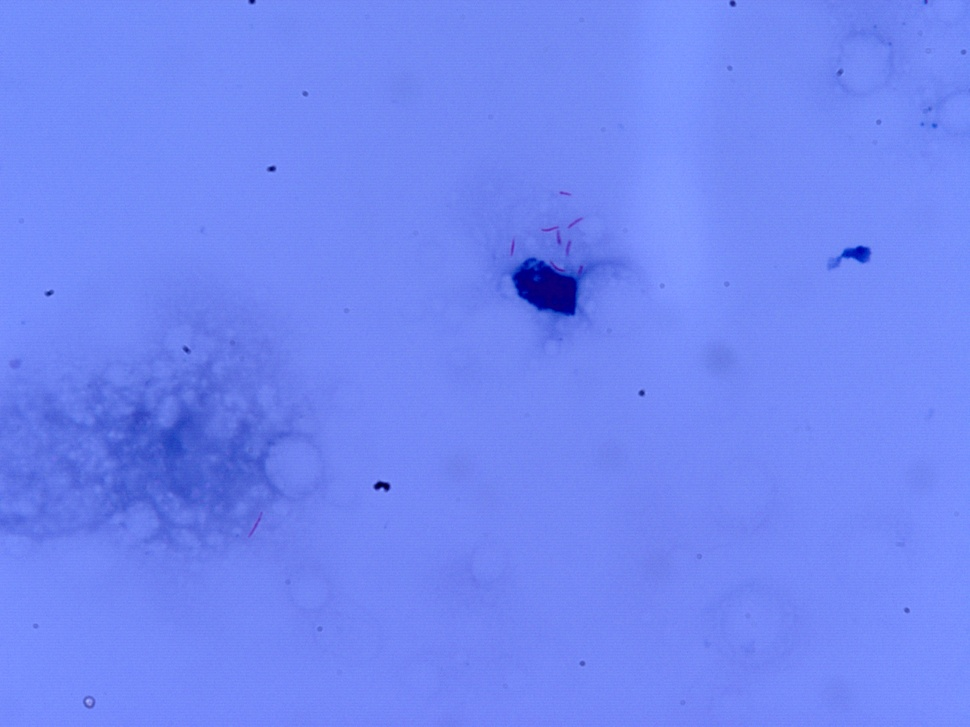
#> input picture ml/test.jpg, 970 x 727 px, shrunk from 2560 x 1920 before the run
$ python -i count.py   (imports and definitions only)
#> lines starting #> are read from the running program, lines starting #| are printed output that depends on the picture; after the words box and inside, x2 and y2 are one past the last pixel; in counts of white or black regions, pixels touching at a corner belong together
import matplotlib.pyplot as plt
import cv2
import numpy


kernel = numpy.array([[0, -1, 0],
                   [-1, 5,-1],
                   [0, -1, 0]])

def count(path):
#> called with path = 'test.jpg'
    frame = cv2.imread(path)
#> frame is the input picture: shape (727, 970, 3); mean B, G, R 244.8, 134.3, 112.2
    image_sharp = cv2.filter2D(src=frame, ddepth=-1, kernel=kernel)
    gray = cv2.cvtColor(image_sharp, cv2.COLOR_BGR2GRAY)
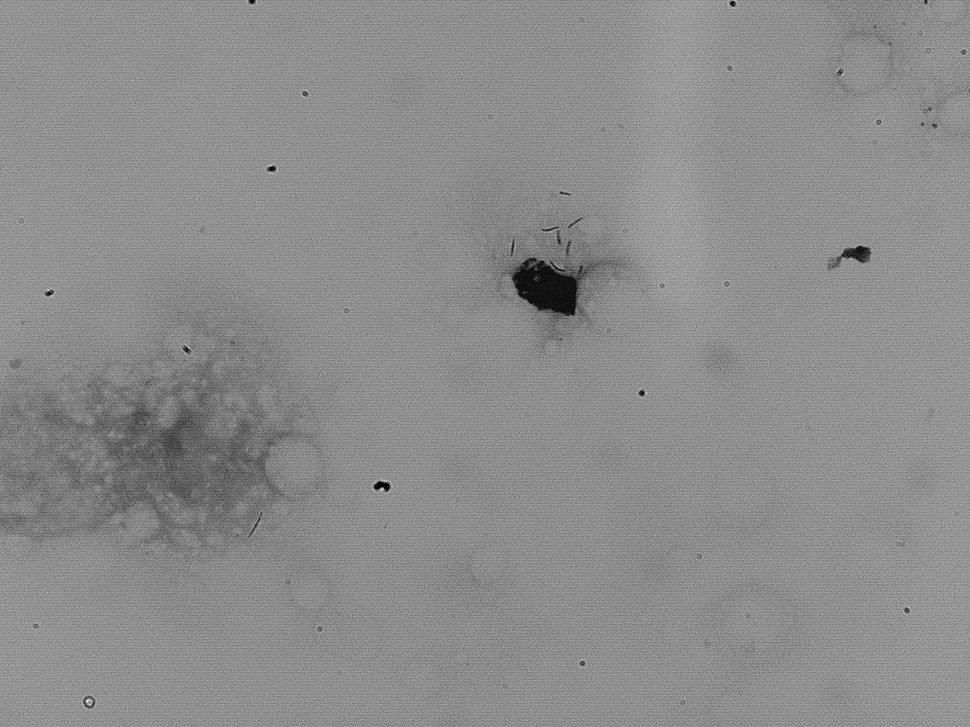
#> gray: shape (727, 970); min 0, max 237, mean 140.2
    canny = cv2.Canny(gray,threshold1=100, threshold2=200)
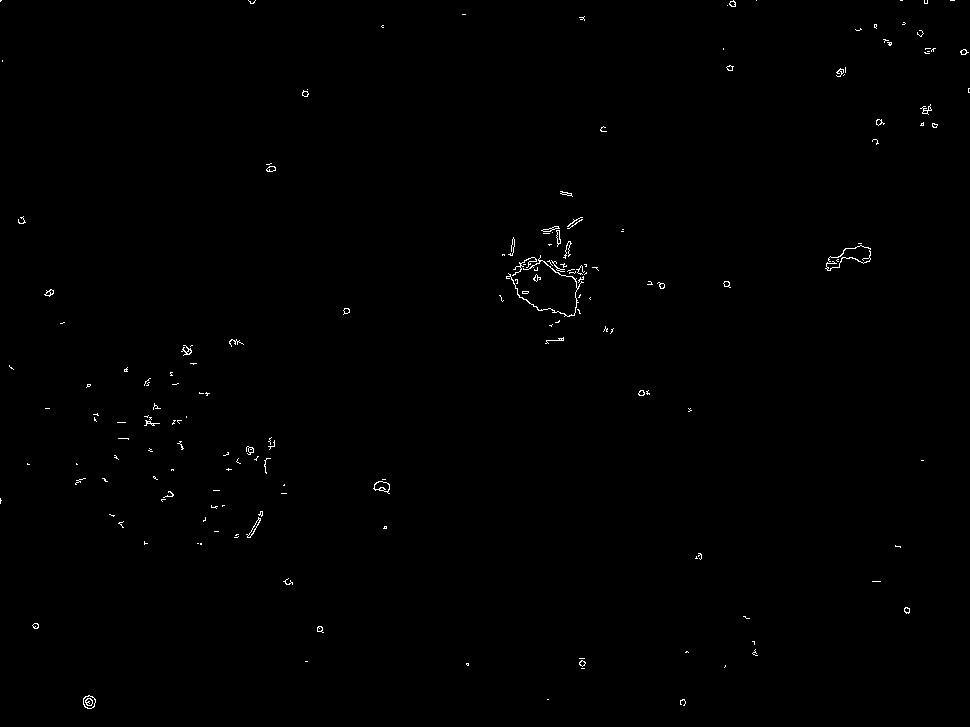
#> canny: shape (727, 970); 0.38% white in thin lines or dots
    dilated = cv2.dilate(canny, (1,1), iterations = 1)
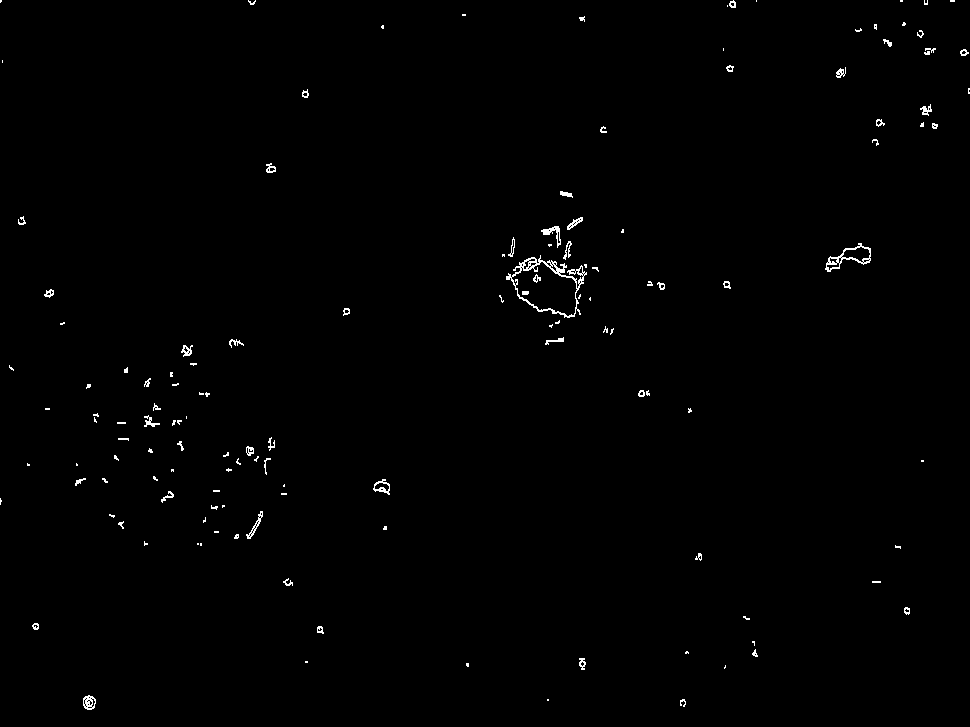
#> dilated: shape (727, 970); 0.63% white in thin lines or dots
    (cnt, heirarchy) = cv2.findContours(dilated.copy(), cv2.RETR_EXTERNAL, cv2.CHAIN_APPROX_NONE)
#> cnt = 136 contours, 98 with area under 20; largest, box (x1, y1, x2, y2) and area: (506, 255, 587, 318) 2791, (825, 243, 871, 272) 541, (373, 479, 390, 495) 145, (83, 695, 96, 710) 136, (541, 226, 561, 248) 110
    rgb = cv2.cvtColor(dilated, cv2.COLOR_BGR2RGB)
#> rgb: shape (727, 970, 3); 0.63% white in thin lines or dots
    cv2.drawContours(rgb, cnt, -1, (0,255,0), 2)
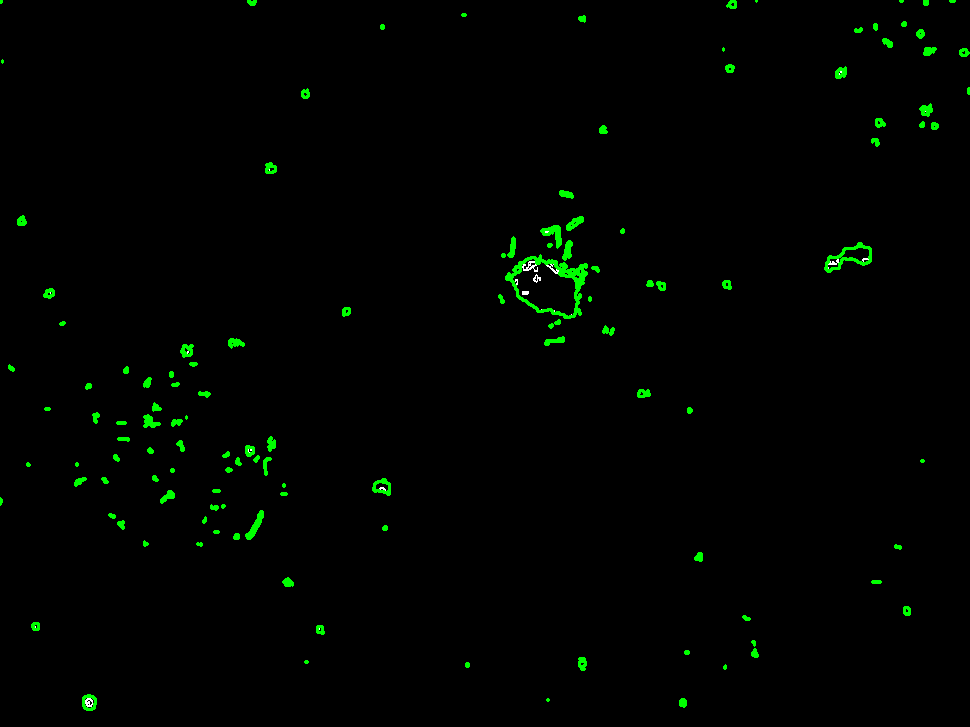
#> rgb: shape (727, 970, 3); mean R, G, B 0.1, 3.3, 0.1

    return len(cnt)

>>> result = count('test.jpg')
#> result = 136
